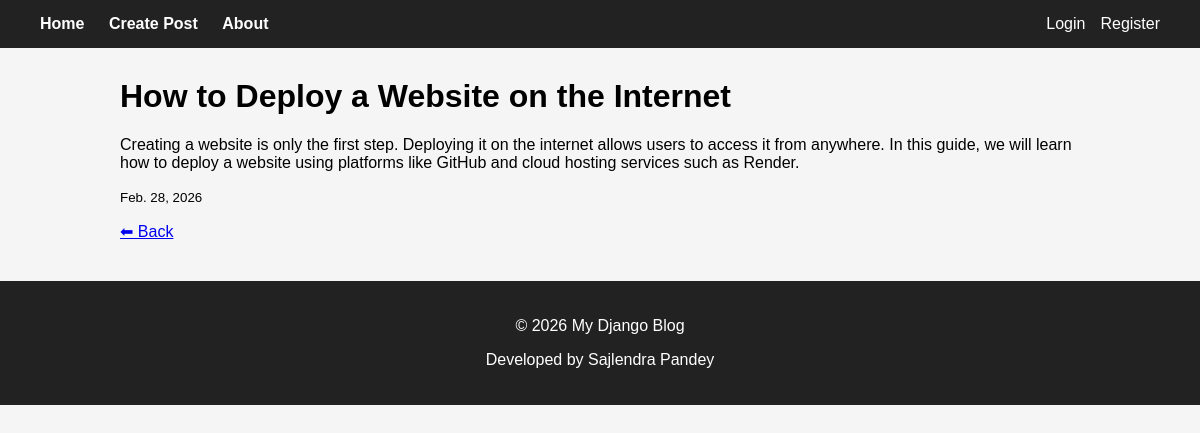
/post/5/, run on the app's committed database.
### home/models.py (models this page shows, shortened)
class Post(models.Model):
    Title=models.CharField(max_length=50)
    Description=models.TextField()
    Image=models.ImageField(upload_to='posts/',null=True, blank=True,max_length=255)
    Created_at=models.DateField(auto_now_add=True)
    user=models.ForeignKey(User,on_delete=models.CASCADE,null=True)

### home/views.py (the view)
# urls.py: path('post/<int:id>/',views.post_details,name='post_details'),
def post_details(request,id):
    post=get_object_or_404(Post,id=id)
    return render(request,"post_details.html",{'post':post})

### home/templates/post_details.html
{% extends 'base.html' %}
{% block content %}
<h1>{{ post.Title }}</h1>
<p>{{ post.Description }}</p>
<p><small>{{ post.Created_at }}</small></p>
<a href="/">⬅ Back</a>
{% endblock %}

### home/templates/base.html (style rules this page uses)
body { font-family: Arial, sans-serif; margin:0; background:#f5f5f5; }

### data on the page
Post: Title "How to Deploy a Website on the Internet", Description "Creating a website is only the first step. Deploying it on the internet allows users to access it from anywhere. In this guide, we will learn how to deploy a website using platforms like GitHub and cloud hosting services such as Render.", Created_at "Feb. 28, 2026"
